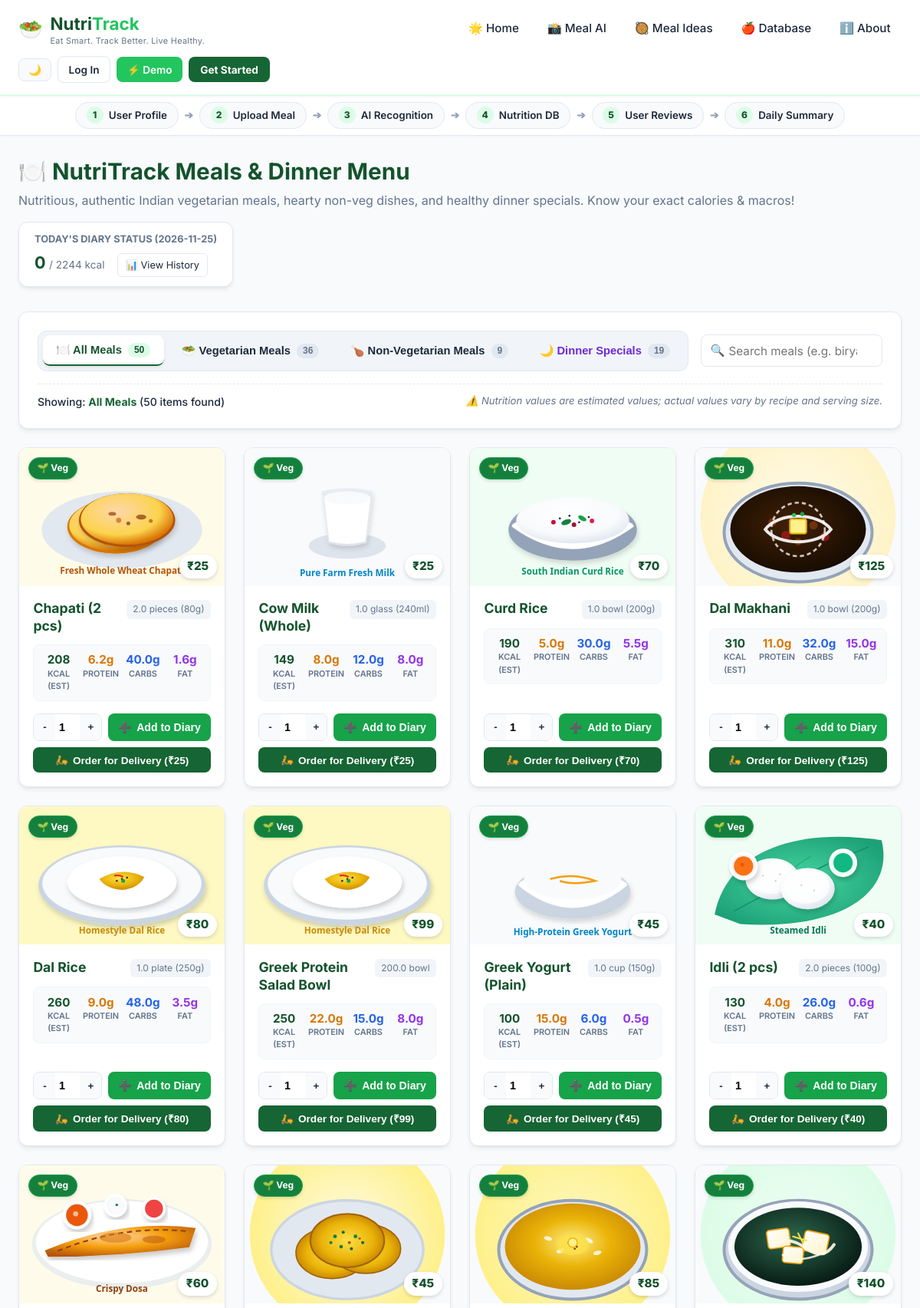
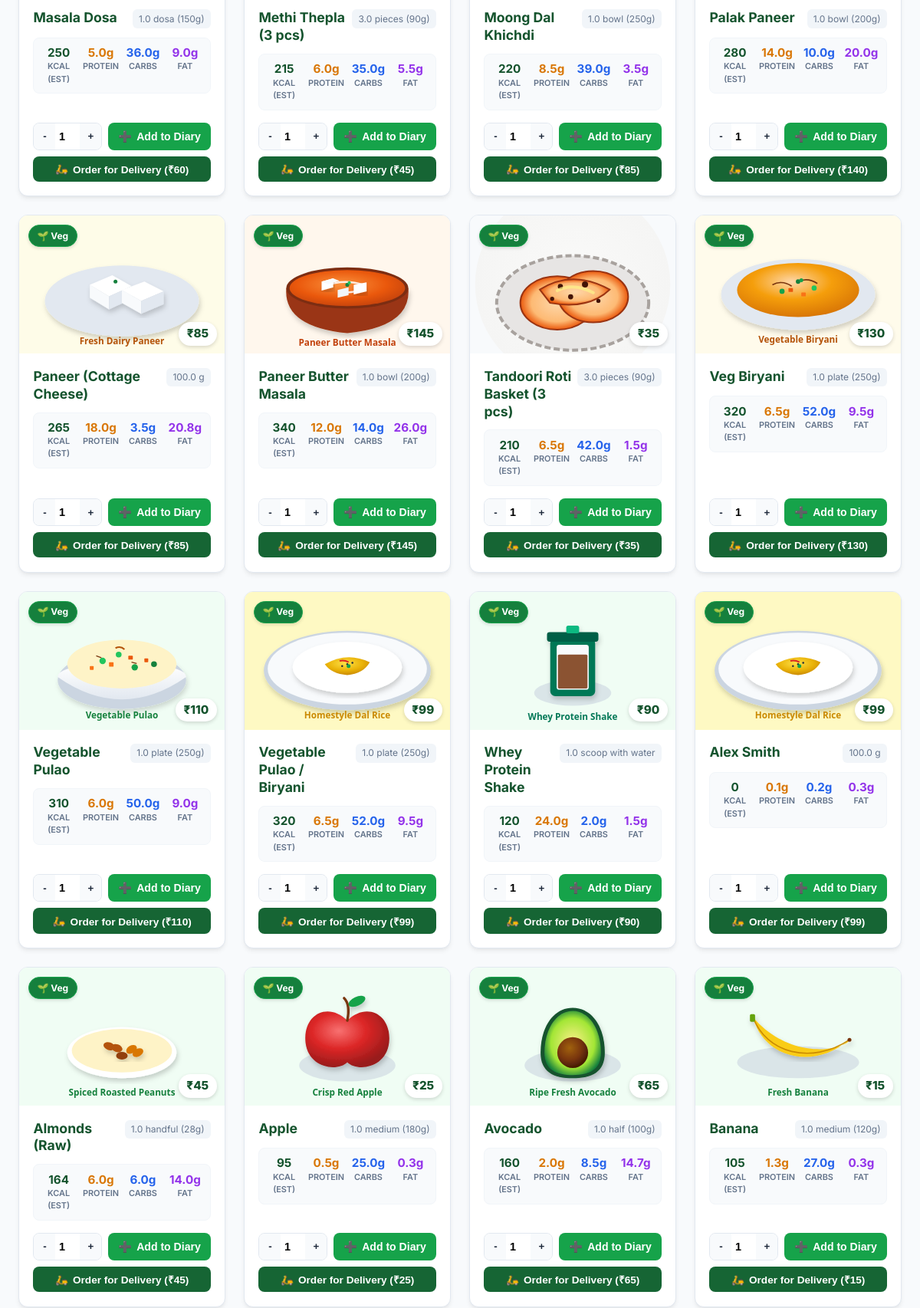
Page /meals (upper part) on the committed database (2 pictures, top to bottom).
### tables this page shows
CREATE TABLE user_profiles (
            id INTEGER PRIMARY KEY AUTOINCREMENT,
            user_id INTEGER UNIQUE NOT NULL,
            name TEXT NOT NULL DEFAULT 'User',
            age INTEGER NOT NULL DEFAULT 25,
            gender TEXT NOT NULL DEFAULT 'male',
            height_cm REAL NOT NULL DEFAULT 175.0,
            weight_kg REAL NOT NULL DEFAULT 70.0,
            activity_level TEXT NOT NULL DEFAULT 'moderately_active',
            goal TEXT NOT NULL DEFAULT 'maintenance',
            diet_preference TEXT NOT NULL DEFAULT 'all',
            allergies TEXT DEFAULT '',
            daily_calorie_target REAL NOT NULL DEFAULT 2000.0,
            daily_protein_target REAL NOT NULL DEFAULT 120.0,
            daily_carb_target REAL NOT NULL DEFAULT 250.0,
            daily_fat_target REAL NOT NULL DEFAULT 60.0,
            updated_at TIMESTAMP DEFAULT CURRENT_TIMESTAMP,
            FOREIGN KEY (user_id) REFERENCES users(id) ON DELETE CASCADE
        );

CREATE TABLE foods (
            id INTEGER PRIMARY KEY AUTOINCREMENT,
            name TEXT UNIQUE NOT NULL,
            category TEXT NOT NULL,
            serving_size REAL NOT NULL DEFAULT 100.0,
            serving_unit TEXT NOT NULL DEFAULT 'g',
            calories REAL NOT NULL,
            protein REAL NOT NULL,
            carbs REAL NOT NULL,
            fat REAL NOT NULL,
            fiber REAL NOT NULL DEFAULT 0.0,
            diet_type TEXT NOT NULL DEFAULT 'all'
        , image_url TEXT, is_snack INTEGER DEFAULT 0, price REAL DEFAULT 99.0);

### app.py (the view)
@app.route("/meals", methods=["GET"])
def meals_view():
    veg_meals = database.get_meals(diet_filter="vegetarian")
    non_veg_meals = database.get_meals(diet_filter="non-veg")
    all_meals = database.get_meals()
    dinner_names = {
        'Palak Paneer', 'Dal Makhani', 'Butter Chicken', 'Chicken Korma',
        'Moong Dal Khichdi', 'Tandoori Roti Basket (3 pcs)', 'Methi Thepla (3 pcs)',
        'Grilled Fish with Steamed Veggies', 'Paneer Butter Masala', 'Veg Biryani', 'Chicken Biryani'
    }
    dinner_meals = [m for m in all_meals if m["name"] in dinner_names or "dinner" in m["category"].lower()]
    today_date = date.today().isoformat()
    daily_summary = database.get_daily_summary(today_date)
    return render_template(
        "meals.html",
        veg_meals=veg_meals,
        non_veg_meals=non_veg_meals,
        dinner_meals=dinner_meals,
        all_meals=all_meals,
        today_date=today_date,
        daily_summary=daily_summary,
        active_page="meals"
    )

### app.py (called while the page is built)
@app.context_processor
def inject_user_context():
    user_id = session.get("user_id")
    current_user = None
    user_pref = {"dark_mode": 0, "unit_system": "metric", "email_reminders": 1}
    if user_id:
        current_user = database.get_user_by_id(user_id)
        user_pref = database.get_user_preferences(user_id)
    return {
        "current_user": current_user,
        "is_logged_in": current_user is not None,
        "user_pref": user_pref,
        "today_date": date.today().isoformat()
    }

### database.py (called while the page is built)
def get_db_connection():
    conn = sqlite3.connect(DB_PATH)
    conn.row_factory = sqlite3.Row
    return conn

def get_profile(user_id=1):
    init_db()
    conn = get_db_connection()
    profile = conn.execute("SELECT * FROM user_profiles WHERE user_id = ?", (user_id,)).fetchone()
    if not profile:
        profile = conn.execute("SELECT * FROM user_profile WHERE id = ?", (user_id,)).fetchone()
    if not profile:
        profile = conn.execute("SELECT * FROM user_profile WHERE id = 1").fetchone()
    conn.close()
    return profile

def get_meals(diet_filter=None, search_query=None):
    init_db()
    conn = get_db_connection()
    query = "SELECT * FROM foods WHERE is_snack = 0"
    params = []
    if diet_filter in ["vegetarian", "veg"]:
        query += " AND diet_type IN ('vegetarian', 'vegan')"
    elif diet_filter in ["non-veg", "nonveg"]:
        query += " AND diet_type = 'non-veg'"
    if search_query:
        query += " AND (name LIKE ? OR category LIKE ?)"
        params.extend([f"%{search_query.strip()}%", f"%{search_query.strip()}%"])
    query += " ORDER BY diet_type DESC, name ASC"
    meals = conn.execute(query, params).fetchall()
    conn.close()
    return meals

def get_logs_for_date(date_str, user_id=None):
    init_db()
    conn = get_db_connection()
    if user_id is not None:
        logs = conn.execute(
            "SELECT * FROM meal_logs WHERE meal_date = ? AND user_id = ? ORDER BY id ASC",
            (date_str, user_id)
        ).fetchall()
    else:
        logs = conn.execute(
            "SELECT * FROM meal_logs WHERE meal_date = ? ORDER BY id ASC",
            (date_str,)
        ).fetchall()
    conn.close()
    return logs

### templates/meals.html (shortened to what this page needs)
{% extends "base.html" %}
{% block content %}
<div class="page-header" style="display: flex; justify-content: space-between; align-items: flex-start; flex-wrap: wrap; gap: 1rem;">
    <div>
        <h1>🍽️ NutriTrack Meals & Dinner Menu</h1>
        <p>Nutritious, authentic Indian vegetarian meals, hearty non-veg dishes, and healthy dinner specials. Know your exact calories & macros!</p>
    </div>
    <div class="card" style="padding: 0.75rem 1.25rem; margin-bottom: 0; min-width: 280px; background: #ffffff; border: 1.5px solid var(--border);">
        <div style="font-size: 0.8rem; font-weight: 700; text-transform: uppercase; color: var(--text-muted); margin-bottom: 0.25rem;">
            Today's Diary Status ({{ today_date }})
        </div>
        <div style="display: flex; gap: 1rem; align-items: baseline;">
            <div>
                <span id="header_cal_display" style="font-size: 1.35rem; font-weight: 700; color: var(--primary-dark);">{{ daily_summary.total_calories|round|int }}</span>
                <span style="font-size: 0.85rem; color: var(--text-muted);">/ {{ daily_summary.target_calories|round|int }} kcal</span>
            </div>
            <a href="{{ url_for('summary_view') }}" class="btn-outline" style="padding: 0.3rem 0.65rem; font-size: 0.8rem; border-radius: 6px; text-decoration: none;">
                📊 View History
            </a>
        </div>
    </div>
</div>
<div class="card" style="margin-bottom: 1.5rem; background: #ffffff;">
    <div style="display: flex; justify-content: space-between; align-items: center; flex-wrap: wrap; gap: 1rem;">
        <div class="snack-tabs" role="tablist">
            <button type="button" class="snack-tab-btn active" id="tab_all" onclick="filterCategory('all', this)" role="tab" aria-selected="true">
                🍽️ All Meals <span class="tab-count" id="count_all">{{ all_meals|length }}</span>
            </button>
            <button type="button" class="snack-tab-btn veg-tab" id="tab_veg" onclick="filterCategory('vegetarian', this)" role="tab" aria-selected="false">
                🥗 Vegetarian Meals <span class="tab-count" id="count_veg">{{ veg_meals|length }}</span>
            </button>
            <button type="button" class="snack-tab-btn nonveg-tab" id="tab_nonveg" onclick="filterCategory('non-veg', this)" role="tab" aria-selected="false">
                🍗 Non-Vegetarian Meals <span class="tab-count" id="count_nonveg">{{ non_veg_meals|length }}</span>
            </button>
            <button type="button" class="snack-tab-btn" id="tab_dinner" onclick="filterCategory('dinner', this)" role="tab" aria-selected="false" style="border-color: #8b5cf6; color: #6d28d9;">
                🌙 Dinner Specials <span class="tab-count" id="count_dinner">{{ dinner_meals|length }}</span>
            </button>
        </div>
        <div style="display: flex; gap: 0.5rem; flex: 1; max-width: 360px;">
            <div style="position: relative; width: 100%;">
                <input type="text" id="meal_search" class="form-control" placeholder="Search meals (e.g. biryani, paneer, khichdi)..." oninput="handleSearch()" style="padding-left: 2.2rem; padding-right: 2rem;">
                <span style="position: absolute; left: 0.75rem; top: 50%; transform: translateY(-50%); color: var(--text-muted); font-size: 0.95rem;">🔍</span>
            </div>
        </div>
    </div>
    <div style="display: flex; justify-content: space-between; align-items: center; margin-top: 1rem; padding-top: 0.75rem; border-top: 1px dashed var(--border); flex-wrap: wrap; gap: 0.5rem;">
        <div style="font-size: 0.88rem; color: var(--text-dark); font-weight: 500;">
            Showing: <strong id="filter_label" style="color: var(--primary);">All Meals</strong>
            (<span id="visible_count">{{ all_meals|length }}</span> items found)
        </div>
        <div style="font-size: 0.82rem; color: var(--text-muted); font-style: italic;">
            ⚠️ Nutrition values are estimated values; actual values vary by recipe and serving size.
        </div>
    </div>
</div>
<div id="meals_container" class="snacks-grid">
    {% for meal in all_meals %}
    <div class="snack-card item-card {% if meal.diet_type in ['vegetarian', 'vegan'] %}theme-veg{% else %}theme-nonveg{% endif %}"
         data-id="{{ meal.id }}"
         data-name="{{ meal.name|lower }}"
         data-diet="{{ meal.diet_type }}"
         data-is-dinner="{% if 'dinner' in meal.category|lower or meal.name in ['Palak Paneer', 'Dal Makhani', 'Butter Chicken', 'Chicken Korma', 'Moong Dal Khichdi', 'Tandoori Roti Basket (3 pcs)', 'Methi Thepla (3 pcs)', 'Grilled Fish with Steamed Veggies', 'Paneer Butter Masala', 'Veg Biryani', 'Chicken Biryani'] %}true{% else %}false{% endif %}"
         data-cal="{{ meal.calories }}"
         data-pro="{{ meal.protein }}"
         data-carb="{{ meal.carbs }}"
         data-fat="{{ meal.fat }}">
        <div class="snack-image-wrap">
            <img src="{{ meal.image_url or url_for('static', filename='images/meals/' + meal.name|lower|replace(' ', '_') + '.svg') }}"
                 alt="{{ meal.name }}"
                 class="snack-img"
                 loading="lazy"
                 onerror="this.onerror=null; this.src='/static/images/meals/dal_rice.svg';">
            <div class="diet-badge-pill {% if meal.diet_type in ['vegetarian', 'vegan'] %}pill-veg{% else %}pill-nonveg{% endif %}">
                {% if meal.diet_type in ['vegetarian', 'vegan'] %}
                    🌱 Veg
                {% else %}
                    🍗 Non-Veg
                {% endif %}
            </div>
            <div style="position: absolute; bottom: 0.65rem; right: 0.65rem; background: #ffffff; padding: 0.25rem 0.65rem; border-radius: 999px; font-weight: 800; font-size: 0.95rem; color: var(--primary-dark); box-shadow: 0 2px 5px rgba(0,0,0,0.15);">
                ₹{{ meal.price|round|int if meal.price else 99 }}
            </div>
        </div>
        <div class="snack-card-body">
            <div class="snack-title-row">
                <h3 class="snack-title">{{ meal.name }}</h3>
                <span class="snack-serving-badge">{{ meal.serving_size }} {{ meal.serving_unit }}</span>
            </div>
            <div class="snack-macro-grid">
                <div class="macro-pill pill-cal" title="Calories">
                    <span class="macro-val">{{ meal.calories|round|int }}</span>
                    <span class="macro-lbl">kcal (est)</span>
                </div>
                <div class="macro-pill pill-pro" title="Protein">
                    <span class="macro-val">{{ meal.protein }}g</span>
                    <span class="macro-lbl">Protein</span>
                </div>
                <div class="macro-pill pill-carb" title="Carbohydrates">
                    <span class="macro-val">{{ meal.carbs }}g</span>
                    <span class="macro-lbl">Carbs</span>
                </div>
                <div class="macro-pill pill-fat" title="Healthy Fat">
                    <span class="macro-val">{{ meal.fat }}g</span>
                    <span class="macro-lbl">Fat</span>
                </div>
            </div>
            <div class="snack-action-row" style="flex-direction: column; gap: 0.5rem;">
                <div style="display: flex; gap: 0.5rem; width: 100%;">
                    <div class="qty-control">
                        <button type="button" class="qty-btn" onclick="adjustQty({{ meal.id }}, -1)">-</button>
                        <input type="number" id="qty_{{ meal.id }}" class="qty-field" value="1" min="1" max="10" readonly>
                        <button type="button" class="qty-btn" onclick="adjustQty({{ meal.id }}, 1)">+</button>
                    </div>
                    <button type="button"
                            class="btn btn-add-meal {% if meal.diet_type in ['vegetarian', 'vegan'] %}btn-veg-add{% else %}btn-nonveg-add{% endif %}"
                            id="btn_add_{{ meal.id }}"
                            style="flex: 1;"
                            onclick="addToMeals({{ meal.id }}, '{{ meal.name }}')">
                        <span class="btn-icon">➕</span>
                        <span class="btn-text">Add to Diary</span>
                    </button>
                </div>
                <button type="button"
                        class="btn btn-primary"
                        style="width: 100%; padding: 0.45rem 0.75rem; font-size: 0.85rem; display: flex; align-items: center; justify-content: center; gap: 0.4rem;"
                        onclick="addToDeliveryCart({{ meal.id }}, '{{ meal.name }}', {{ meal.price|round|int if meal.price else 99 }}, {{ meal.calories }}, {{ meal.protein }}, {{ meal.carbs }}, {{ meal.fat }}, '{{ meal.image_url or '' }}')">
                    <span>🛵</span>
                    <span>Order for Delivery (₹{{ meal.price|round|int if meal.price else 99 }})</span>
                </button>
            </div>
        </div>
    </div>
    {% endfor %}
</div>
{% endblock %}

### rows in the picture
user_profiles: target_calories "2244"
foods: image_url (picture), diet_type "🌱 Veg", price "25", name "Chapati (2 pcs)", serving_size "2.0", serving_unit "pieces (80g)", calories "208", protein "6.2", carbs "40.0", fat "1.6"
foods: image_url (picture), diet_type "🌱 Veg", price "25", name "Cow Milk (Whole)", serving_size "1.0", serving_unit "glass (240ml)", calories "149", protein "8.0", carbs "12.0", fat "8.0"
foods: image_url (picture), diet_type "🌱 Veg", price "70", name "Curd Rice", serving_size "1.0", serving_unit "bowl (200g)", calories "190", protein "5.0", carbs "30.0", fat "5.5"
foods: image_url (picture), diet_type "🌱 Veg", price "125", name "Dal Makhani", serving_size "1.0", serving_unit "bowl (200g)", calories "310", protein "11.0", carbs "32.0", fat "15.0"
foods: image_url (picture), diet_type "🌱 Veg", price "80", name "Dal Rice", serving_size "1.0", serving_unit "plate (250g)", calories "260", protein "9.0", carbs "48.0", fat "3.5"
foods: diet_type "🌱 Veg", price "99", name "Greek Protein Salad Bowl", serving_size "200.0", serving_unit "bowl", calories "250", protein "22.0", carbs "15.0", fat "8.0"
foods: image_url (picture), diet_type "🌱 Veg", price "45", name "Greek Yogurt (Plain)", serving_size "1.0", serving_unit "cup (150g)", calories "100", protein "15.0", carbs "6.0", fat "0.5"
foods: image_url (picture), diet_type "🌱 Veg", price "40", name "Idli (2 pcs)", serving_size "2.0", serving_unit "pieces (100g)", calories "130", protein "4.0", carbs "26.0", fat "0.6"
foods: image_url (picture), diet_type "🌱 Veg", price "60", name "Masala Dosa", serving_size "1.0", serving_unit "dosa (150g)", calories "250", protein "5.0", carbs "36.0", fat "9.0"
foods: image_url (picture), diet_type "🌱 Veg", price "45", name "Methi Thepla (3 pcs)", serving_size "3.0", serving_unit "pieces (90g)", calories "215", protein "6.0", carbs "35.0", fat "5.5"
foods: image_url (picture), diet_type "🌱 Veg", price "85", name "Moong Dal Khichdi", serving_size "1.0", serving_unit "bowl (250g)", calories "220", protein "8.5", carbs "39.0", fat "3.5"
foods: image_url (picture), diet_type "🌱 Veg", price "140", name "Palak Paneer", serving_size "1.0", serving_unit "bowl (200g)", calories "280", protein "14.0", carbs "10.0", fat "20.0"
foods: image_url (picture), diet_type "🌱 Veg", price "85", name "Paneer (Cottage Cheese)", serving_size "100.0", serving_unit "g", calories "265", protein "18.0", carbs "3.5", fat "20.8"
foods: image_url (picture), diet_type "🌱 Veg", price "145", name "Paneer Butter Masala", serving_size "1.0", serving_unit "bowl (200g)", calories "340", protein "12.0", carbs "14.0", fat "26.0"
foods: image_url (picture), diet_type "🌱 Veg", price "35", name "Tandoori Roti Basket (3 pcs)", serving_size "3.0", serving_unit "pieces (90g)", calories "210", protein "6.5", carbs "42.0", fat "1.5"
foods: image_url (picture), diet_type "🌱 Veg", price "130", name "Veg Biryani", serving_size "1.0", serving_unit "plate (250g)", calories "320", protein "6.5", carbs "52.0", fat "9.5"
foods: image_url (picture), diet_type "🌱 Veg", price "110", name "Vegetable Pulao", serving_size "1.0", serving_unit "plate (250g)", calories "310", protein "6.0", carbs "50.0", fat "9.0"
foods: diet_type "🌱 Veg", price "99", name "Vegetable Pulao / Biryani", serving_size "1.0", serving_unit "plate (250g)", calories "320", protein "6.5", carbs "52.0", fat "9.5"
foods: image_url (picture), diet_type "🌱 Veg", price "90", name "Whey Protein Shake", serving_size "1.0", serving_unit "scoop with water", calories "120", protein "24.0", carbs "2.0", fat "1.5"
foods: diet_type "🌱 Veg", price "99", name "Alex Smith", serving_size "100.0", serving_unit "g", calories "0", protein "0.1", carbs "0.2", fat "0.3"
foods: image_url (picture), diet_type "🌱 Veg", price "45", name "Almonds (Raw)", serving_size "1.0", serving_unit "handful (28g)", calories "164", protein "6.0", carbs "6.0", fat "14.0"
foods: image_url (picture), diet_type "🌱 Veg", price "25", name "Apple", serving_size "1.0", serving_unit "medium (180g)", calories "95", protein "0.5", carbs "25.0", fat "0.3"
foods: image_url (picture), diet_type "🌱 Veg", price "65", name "Avocado", serving_size "1.0", serving_unit "half (100g)", calories "160", protein "2.0", carbs "8.5", fat "14.7"
foods: image_url (picture), diet_type "🌱 Veg", price "15", name "Banana", serving_size "1.0", serving_unit "medium (120g)", calories "105", protein "1.3", carbs "27.0", fat "0.3"

### other values in the picture
{{ daily_summary.total_calories|round|int }} "0"
{{ all_meals|length }} "50"
{{ veg_meals|length }} "36"
{{ non_veg_meals|length }} "9"
{{ dinner_meals|length }} "19"
